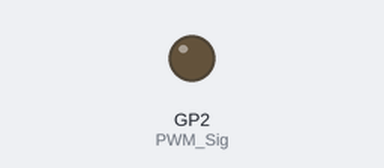
Bench run of a program on a simulated Raspberry Pi Pico running MicroPython. Parts: output pins drawn as LEDs (lit = HIGH). What the program prints to the serial console is not drawn. At 39.8 s the program stops and its outputs stay as they are.

Above: at 39.9 s.
Timing chart, 0 to 41.3 s (numbered marks = the images above):
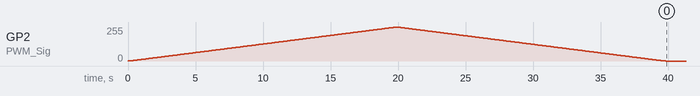

Measured:
- by itself, GP2 (PWM_Sig): rises from 0/255 to 255/255 in 19.9 s, then falls to 0/255 in 20.0 s

The program:

PWM-B1.py
```python
# using PWM control to fade an LED up/down   ANR
#
# GPIO 2 (physical pin 4)  -> LED -> resistor 330  -> gnd  (physical pin 3)

import machine
import utime


PWM_Sig = machine.PWM(machine.Pin(2))  #use pin 4/GP2 for LED output
PWM_Sig.freq(1000)  # 1000
# 10 Hz causes obvious flicker - it is worst at the lower duty cycles
#PWM_Sig.freq(10)  # 1000

print("Main: begin")

# fade up
Duty_Cycle = 0     #range = 0 ~ 65535
while Duty_Cycle <= 65535:
    Duty_Cycle += 1
    PWM_Sig.duty_u16(Duty_Cycle)
    utime.sleep(.0001)

# fade down
Duty_Cycle = 65535
while Duty_Cycle >= 0:
    Duty_Cycle -= 1
    PWM_Sig.duty_u16(Duty_Cycle)
    utime.sleep(.0001)


PWM_Sig.duty_u16(1)
PWM_Sig.deinit()
print("PROGRAM ENDED")
```
